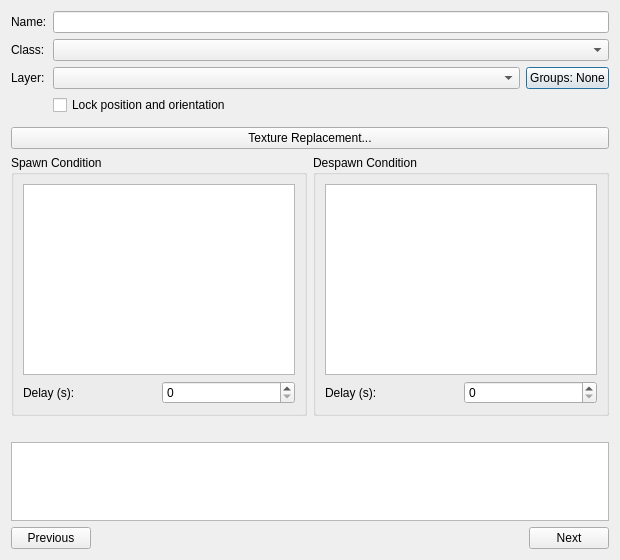
<?xml version="1.0" encoding="UTF-8"?>
<ui version="4.0">
 <class>PropEditorDialog</class>
 <widget class="QDialog" name="PropEditorDialog">
  <property name="geometry">
   <rect>
    <x>0</x>
    <y>0</y>
    <width>620</width>
    <height>560</height>
   </rect>
  </property>
  <property name="windowTitle">
   <string>Prop Editor</string>
  </property>
  <layout class="QVBoxLayout" name="verticalLayout">
   <item>
    <layout class="QFormLayout" name="formLayout">
     <item row="0" column="0">
      <widget class="QLabel" name="label">
       <property name="text">
        <string>Name:</string>
       </property>
      </widget>
     </item>
     <item row="0" column="1">
      <widget class="QLineEdit" name="propNameLineEdit"/>
     </item>
     <item row="1" column="0">
      <widget class="QLabel" name="classLabel">
       <property name="text">
        <string>Class:</string>
       </property>
      </widget>
     </item>
     <item row="1" column="1">
      <widget class="QComboBox" name="propClassCombo"/>
     </item>
     <item row="2" column="0">
      <widget class="QLabel" name="layerLabel">
       <property name="text">
        <string>Layer:</string>
       </property>
      </widget>
     </item>
     <item row="2" column="1">
      <layout class="QHBoxLayout" name="layerGroupsLayout" stretch="1,0">
       <item>
        <widget class="QComboBox" name="layerCombo"/>
       </item>
       <item>
        <widget class="QPushButton" name="groupsButton">
         <property name="toolTip">
          <string>The selection groups this is in (Select menu, Ctrl+1 to Ctrl+9 to select a group). Click to change them.</string>
         </property>
         <property name="text">
          <string>Groups: None</string>
         </property>
        </widget>
       </item>
      </layout>
     </item>
     <item row="3" column="1">
      <widget class="QCheckBox" name="transformLockCheck">
       <property name="toolTip">
        <string>Locked objects stay where they are: dragging, the transform toolbar, the Orient editor, Level and Align, and formation changes all leave them alone. A ship docked to a locked ship is held too.</string>
       </property>
       <property name="text">
        <string>Lock position and orientation</string>
       </property>
      </widget>
     </item>
    </layout>
   </item>
   <item>
    <widget class="fso::fred::FlagListWidget" name="propFlagsListWidget" native="true">
     <property name="filterVisible" stdset="0">
      <bool>true</bool>
     </property>
     <property name="toolbarVisible" stdset="0">
      <bool>true</bool>
     </property>
    </widget>
   </item>
   <item>
    <widget class="QPushButton" name="textureReplacementButton">
     <property name="text">
      <string>Texture Replacement...</string>
     </property>
    </widget>
   </item>
   <item>
    <layout class="QHBoxLayout" name="cuesLayout">
     <item>
      <widget class="QGroupBox" name="spawnGroupBox">
       <property name="title">
        <string>Spawn Condition</string>
       </property>
       <layout class="QVBoxLayout" name="spawnLayout">
        <item>
         <widget class="fso::fred::sexp_tree_view" name="spawnCueTree"/>
        </item>
        <item>
         <layout class="QHBoxLayout" name="spawnDelayLayout">
          <item>
           <widget class="QLabel" name="spawnDelayLabel">
            <property name="text">
             <string>Delay (s):</string>
            </property>
           </widget>
          </item>
          <item>
           <widget class="QSpinBox" name="spawnDelaySpinBox">
            <property name="maximum">
             <number>9999</number>
            </property>
           </widget>
          </item>
         </layout>
        </item>
       </layout>
      </widget>
     </item>
     <item>
      <widget class="QGroupBox" name="despawnGroupBox">
       <property name="title">
        <string>Despawn Condition</string>
       </property>
       <layout class="QVBoxLayout" name="despawnLayout">
        <item>
         <widget class="fso::fred::sexp_tree_view" name="despawnCueTree"/>
        </item>
        <item>
         <layout class="QHBoxLayout" name="despawnDelayLayout">
          <item>
           <widget class="QLabel" name="despawnDelayLabel">
            <property name="text">
             <string>Delay (s):</string>
            </property>
           </widget>
          </item>
          <item>
           <widget class="QSpinBox" name="despawnDelaySpinBox">
            <property name="maximum">
             <number>9999</number>
            </property>
           </widget>
          </item>
         </layout>
        </item>
       </layout>
      </widget>
     </item>
    </layout>
   </item>
   <item>
    <widget class="QLabel" name="cueHelpTitle">
     <property name="text">
      <string/>
     </property>
    </widget>
   </item>
   <item>
    <widget class="QPlainTextEdit" name="cueHelpText">
     <property name="focusPolicy">
      <enum>Qt::ClickFocus</enum>
     </property>
     <property name="readOnly">
      <bool>true</bool>
     </property>
     <property name="maximumSize">
      <size>
       <width>16777215</width>
       <height>80</height>
      </size>
     </property>
    </widget>
   </item>
   <item>
    <layout class="QHBoxLayout" name="horizontalLayout_2">
     <item>
      <widget class="QPushButton" name="prevButton">
       <property name="text">
        <string>Previous</string>
       </property>
      </widget>
     </item>
     <item>
      <spacer name="horizontalSpacer">
       <property name="orientation">
        <enum>Qt::Horizontal</enum>
       </property>
       <property name="sizeHint" stdset="0">
        <size>
         <width>40</width>
         <height>20</height>
        </size>
       </property>
      </spacer>
     </item>
     <item>
      <widget class="QPushButton" name="nextButton">
       <property name="text">
        <string>Next</string>
       </property>
      </widget>
     </item>
    </layout>
   </item>
  </layout>
 </widget>
 <customwidgets>
  <customwidget>
   <class>fso::fred::FlagListWidget</class>
   <extends>QWidget</extends>
   <header>ui/widgets/FlagList.h</header>
   <container>1</container>
  </customwidget>
  <customwidget>
   <class>fso::fred::sexp_tree_view</class>
   <extends>QTreeView</extends>
   <header>ui/widgets/sexp_tree_view.h</header>
  </customwidget>
 </customwidgets>
 <resources/>
 <connections/>
</ui>
